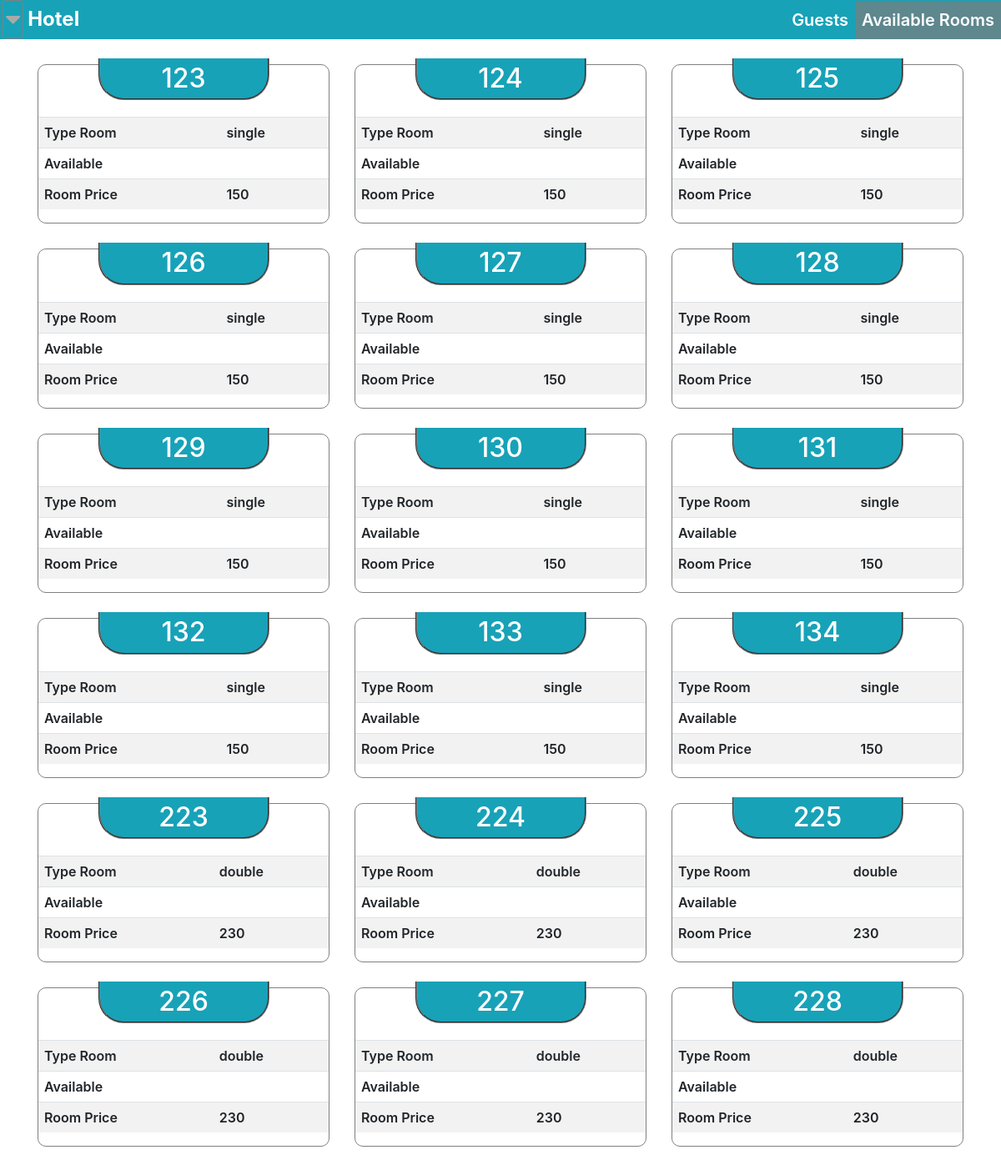
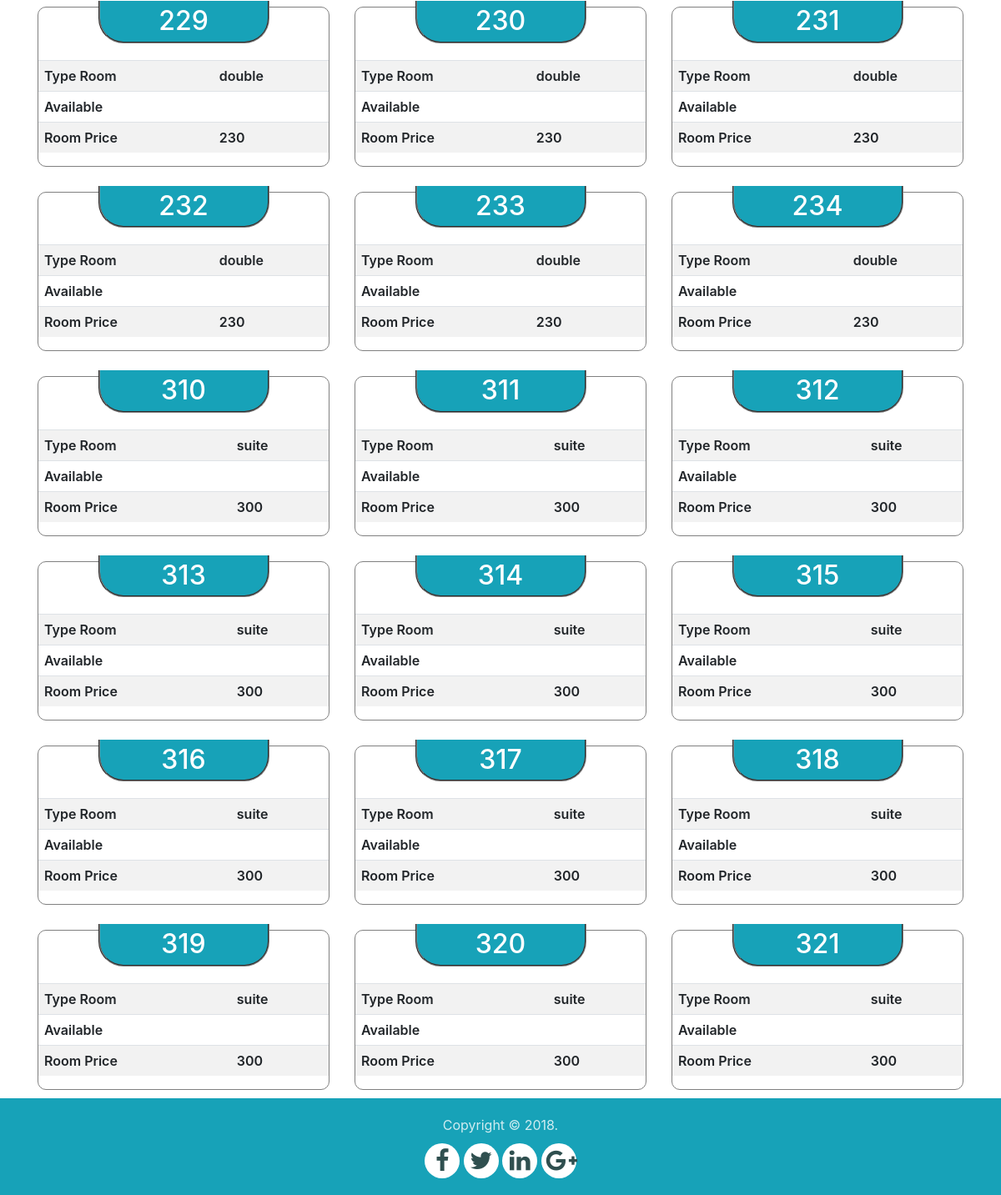
The app's page /available.php (signed in) with its own data (2 pictures, top to bottom).
### tables this page shows
create table room(
number int not null primary key,
type varchar(25) not null default 'single' 'double' 'suite',
price double not null,
available bool not null


);

### available.php (the view, shortened to what this page needs)
<?php
    include 'database.php';
    $stmt = $conn->prepare('select  * from room where available =true ;');
    $stmt->execute();
    $rows = $stmt->fetchAll();
?>
<!DOCTYPE html>
<html>
<head>
	<link rel="stylesheet" type="text/css" href="css/font-awesome.min.css">
	 <link rel="stylesheet" href="css/bootstrap.min.css">
	<link rel="stylesheet" type="text/css" href="css/style.css">
	<link rel="stylesheet" type="text/css" href="css/style.media.css">
</head>
<body>
    <nav class="navbar navbar-expand-lg navbar-light bg-info">
      <ul class="nav ">
        <li class="nav-item">
         <div class="pull-left icon  ">
           <i class="fa fa-caret-down btn" id="dropdownMenu1" data-toggle="dropdown"></i>
          </div>
        </li>
        <li class="nav-item">
          <a class="navbar-brand" href="#">Hotel</a>
        </li>
      </ul>
      <div class="collapse navbar-collapse" id="navbarSupportedContent">
        <ul class="navbar-nav ml-auto">
          <li class="nav-item">
            <a class="nav-link" href="guests.php">Guests</a>
          </li>
          <li class="nav-item active">
            <a class="nav-link" href="available.html">Available Rooms <span class="sr-only">(current)</span></a>
          </li>
        </ul>
      </div>
    </nav>
    <div class="container home"  >
        <div class="row">
          <?php foreach ($rows as $row) {?>
            <div class="col-sm-12 col-md-6 col-lg-4">
                <div class="home-card">
                    <h2 class="card-title text-center"><span><?php echo $row['number']?></span></h2>
                    <table class="table table-striped">
                      <tbody>
                        <tr>
                          <td>Type Room</td>
                          <td> <?php echo $row['type']?></td>
                        </tr>
                        <tr>
                          <td colspan="2">Available</td>
                        </tr>
                        <tr>
                          <td>Room Price</td>
                          <td><?php echo $row['price']?></td>
                        </tr>
                      </tbody>
                    </table>
                </div>
            </div>
          <?php }?>
        </div>
    </div>
        <div class="container-fluid footer-body ">
        <div class="footer" >
        <span>Copyright &copy; 2018.</span>
        <ul>
            <li><a href="https://www.facebook.com" target="_blank"><i class="fa fa-facebook" aria-hidden="true"></i></a></li>
            <li><a href="https://www.facebook.com" target="_blank"><i class="fa fa-twitter" aria-hidden="true"></i></a></li>
            <li><a href="https://www.facebook.com" target="_blank"><i  class="fa fa-linkedin" aria-hidden="true" ></i></a></li>
            <li><a href="https://www.facebook.com" target="_blank"><i class="fa fa-google-plus" aria-hidden="true"></i></a></li>
        </ul>
        </div>
    </div>
</body>
</html>

### css/style.css (style rules this page uses)
body { background: white; }
.navbar { padding: 0px; }
.navbar-light .navbar-brand { font-size: 24px; padding: 5px; font-weight: bold; color: white; }
.navbar-expand-lg .navbar-nav .nav-link { font-size: 20px; color: white !important; font-weight: 600; }
.navbar-light .navbar-nav .active .nav-link { background-color: rgba(125,125,125,.7); }
.fa-caret-down { color: darkgray; font-size: 30px; padding: 0px 3px; border: 1px solid gray; margin-left: 3px; }
.navbar .icon { position: relative; z-index: 3; }
.home { min-height: 494px; }
.home .home-card { margin-top: 30px; border: 1px solid gray; border-radius: 10px; }
.home .home-card .table td { font-size: 16px; padding: 6px 7px; font-weight: 600; }
.home .home-card h2.card-title span { border: 2px groove gray; border-top: 0; padding:5px 0px; border-radius: 0px 0px 30px 30px; background: #17a2b8; color: white; display: inline-block; min-width: 205px; position: relative; top: -8px; }
.compare table th:first-child, td:first-child { position:sticky; left:0px; }
.footer-body { background-color: #17a2b8 ; color: rgba(255,255,255,.8); padding: 20px 0; margin-top: 10px }
.footer { text-align: center; border-radius:4px ; }
.footer ul { list-style:none; padding-left:0; margin:10px 0 0; }
.footer ul li { display:inline-block; }
.footer ul li i { width: 42px; height: 42px; font-size: 29px; padding:6px; color: darkslategray; background-color:rgba(255,255,255,1); border-radius: 50%; }

### records on screen
room: number "123", type "single", price "150"
room: number "124", type "single", price "150"
room: number "125", type "single", price "150"
room: number "126", type "single", price "150"
room: number "127", type "single", price "150"
room: number "128", type "single", price "150"
room: number "129", type "single", price "150"
room: number "130", type "single", price "150"
room: number "131", type "single", price "150"
room: number "132", type "single", price "150"
room: number "133", type "single", price "150"
room: number "134", type "single", price "150"
room: number "223", type "double", price "230"
room: number "224", type "double", price "230"
room: number "225", type "double", price "230"
room: number "226", type "double", price "230"
room: number "227", type "double", price "230"
room: number "228", type "double", price "230"
room: number "229", type "double", price "230"
room: number "230", type "double", price "230"
room: number "231", type "double", price "230"
room: number "232", type "double", price "230"
room: number "233", type "double", price "230"
room: number "234", type "double", price "230"
room: number "310", type "suite", price "300"
room: number "311", type "suite", price "300"
room: number "312", type "suite", price "300"
room: number "313", type "suite", price "300"
room: number "314", type "suite", price "300"
room: number "315", type "suite", price "300"
room: number "316", type "suite", price "300"
room: number "317", type "suite", price "300"
room: number "318", type "suite", price "300"
room: number "319", type "suite", price "300"
room: number "320", type "suite", price "300"
room: number "321", type "suite", price "300"
